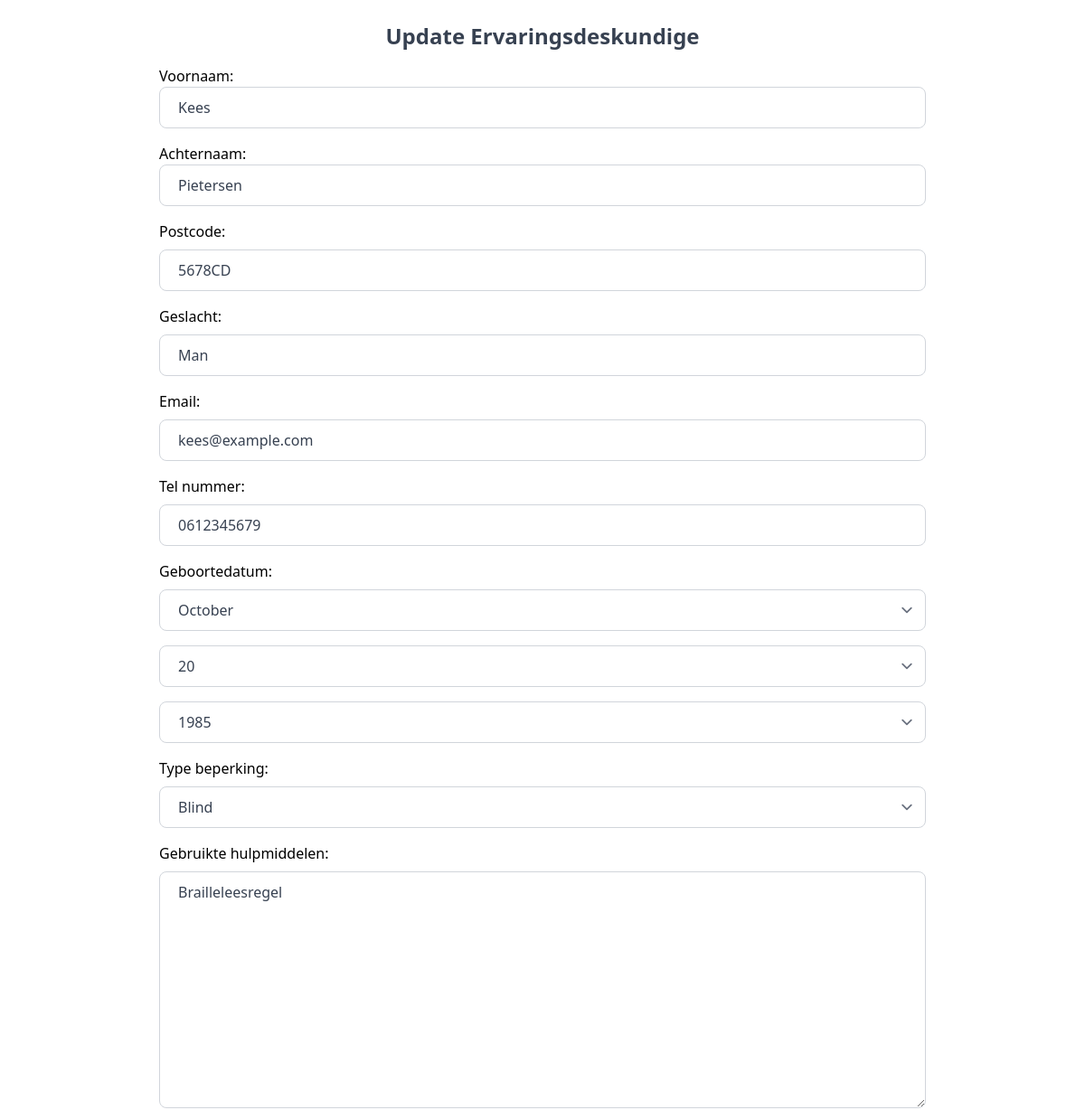
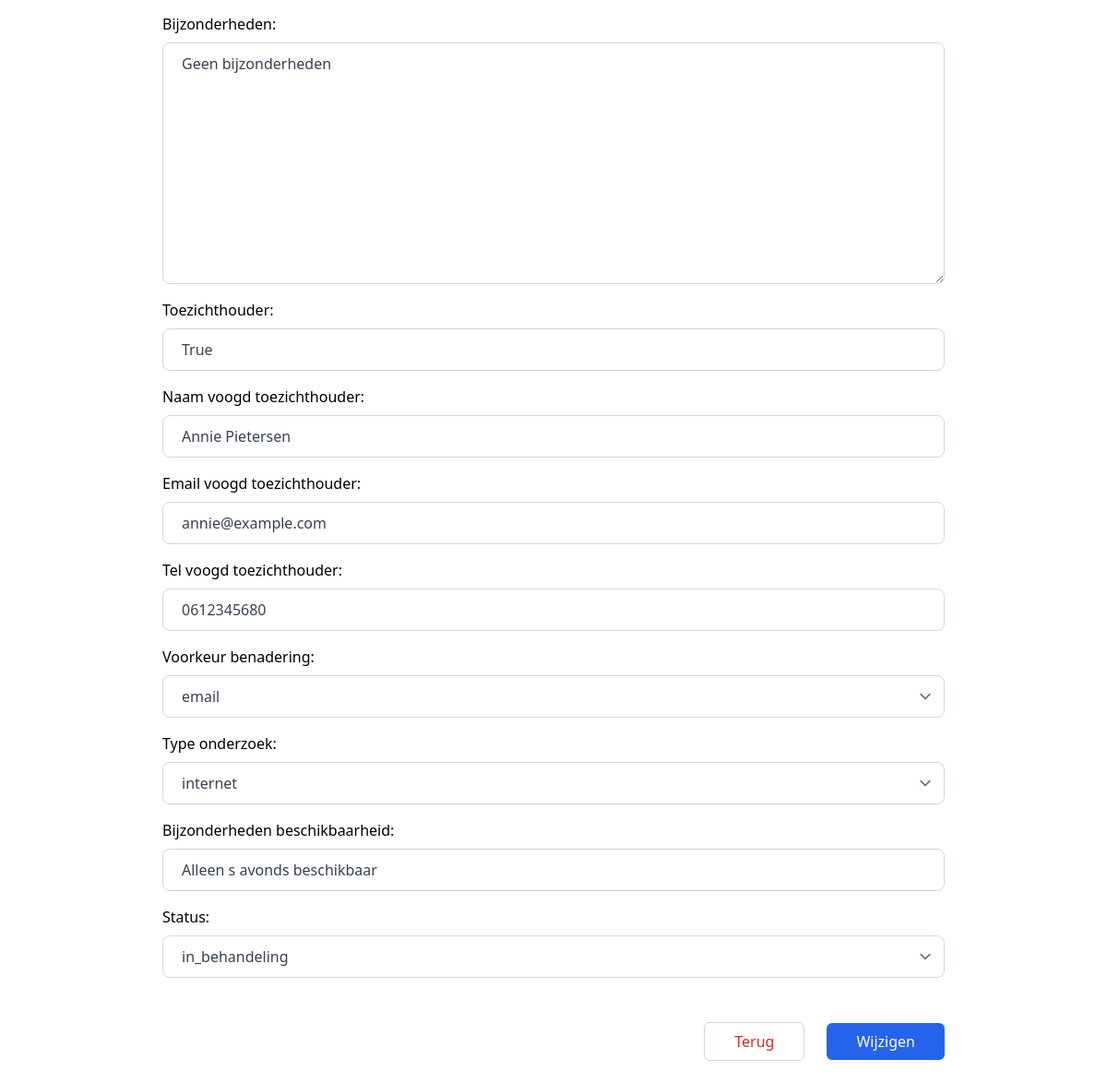
/admin_hub/update/22 (signed in), run on the app's committed database (2 pictures, top to bottom).
### experience_expert/models.py (models this page shows, shortened)
class ExperienceExpert(models.Model):
    objects = models.Manager()
    voornaam = models.CharField(max_length=255)
    achternaam = models.CharField(max_length=255)
    postcode = models.CharField(max_length=6)
    geslacht = models.CharField(max_length=40)
    email = models.EmailField(max_length=255, unique=True)
    tel_nummer = models.CharField(max_length=15)
    geboortedatum = models.DateField()
    type_beperking = models.CharField(max_length=100, choices=beperking_keuzes)
    gebruikte_hulpmiddelen = models.TextField(max_length=255)
    bijzonderheden = models.TextField(max_length=255)
    toezichthouder = models.BooleanField(default=1)
    status = models.CharField(choices=status_keuzes, max_length=50, default="in_behandeling")
    naam_voogd_toezichthouder = models.CharField(max_length=255, null=True)
    email_voogd_toezichthouder = models.EmailField(max_length=255, null=True)
    tel_voogd_toezichthouder = models.CharField(max_length=255, null=True)
    voorkeur_benadering = models.CharField(choices=voorkeur_keuzes, max_length=40)
    type_onderzoek = models.CharField(choices=onderzoek_keuzes, max_length=40)
    bijzonderheden_beschikbaarheid = models.TextField(max_length=255)
    created_at = models.DateTimeField(auto_now_add=True)
    updated_at = models.DateTimeField(auto_now_add=True)
    class Meta:
        db_table = "experience_expert"

### admin_hub/views.py (the view, shortened to what this page needs)
# urls.py: path("update/<int:id>", views.update_experience_expert, name="update"),
@login_required()
def update_experience_expert(request, id):
    instance = get_object_or_404(ExperienceExpert, id=id)
    form = ExperienceExpertUpdateForm(request.POST or None, instance=instance)
    return render(request, template_name="update_expert.jinja", context={"form": form})

### admin_hub/templates/update_expert.jinja (shortened to what this page needs)
{% extends "tailwind_loader.jinja" %}
{% block content %}
    <div class="max-w-4xl p-6 mx-auto bg-white rounded-md dark:bg-gray-800">
        <h2 class="text-2xl mb-4 text-center font-semibold text-gray-700 capitalize dark:text-white">Update
            ervaringsdeskundige</h2>
        <form action="" method="POST">
            {{ form }}
            <div class="mt-6 flex items-center justify-end gap-x-6">
                <div class="flex justify-end mt-6">
                    <a href="{% url 'experience_experts' %}">
                        <button type="button"
                                class="px-8 py-2.5 leading-5 border border-gray-300 text-red-600 transition-colors duration-300 transform rounded-md hover:bg-gray-200 focus:outline-none focus:bg-gray-200">
                            Terug
                        </button>
                    </a>
                </div>
                <div class="flex justify-end mt-6">
                    <button type="submit"
                            class="px-8 py-2.5 leading-5 text-white transition-colors duration-300 transform bg-blue-600 rounded-md hover:bg-blue-700 focus:outline-none focus:bg-blue-700">
                        Wijzigen
                    </button>
                </div>
            </div>
        </form>
    </div>
{% endblock %}

### data on the page
ExperienceExpert: voornaam "Kees", achternaam "Pietersen", postcode "5678CD", geslacht "Man", email "kees@example.com", tel_nummer "0612345679", type_beperking "Blind", gebruikte_hulpmiddelen "Brailleleesregel", bijzonderheden "Geen bijzonderheden", toezichthouder "True", naam_voogd_toezichthouder "Annie Pietersen", email_voogd_toezichthouder "annie@example.com", tel_voogd_toezichthouder "0612345680", voorkeur_benadering "email", type_onderzoek "internet", bijzonderheden_beschikbaarheid "Alleen s avonds beschikbaar", status "in_behandeling"
